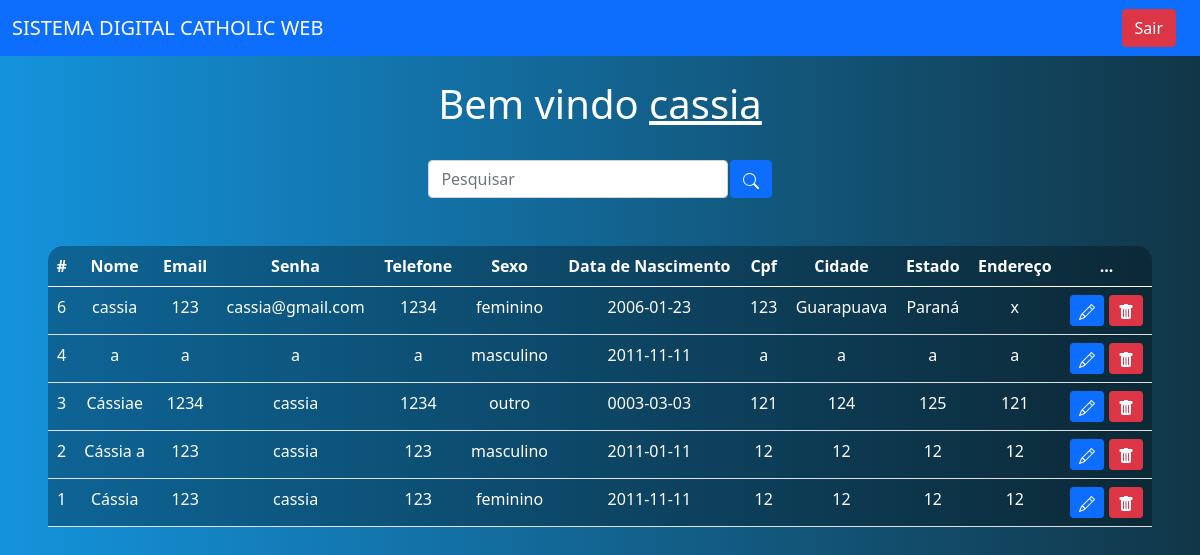
/sistema.php (signed in), run on the app's committed database.
### tables this page shows
CREATE TABLE `usuarios` (
  `id` int(11) NOT NULL,
  `nome` varchar(45) DEFAULT NULL,
  `email` varchar(110) DEFAULT NULL,
  `telefone` varchar(15) DEFAULT NULL,
  `sexo` varchar(15) DEFAULT NULL,
  `data_nasc` date DEFAULT NULL,
  `cpf` varchar(15) DEFAULT NULL,
  `cidade` varchar(45) DEFAULT NULL,
  `estado` varchar(45) DEFAULT NULL,
  `endereco` varchar(45) DEFAULT NULL,
  `senha` varchar(45) DEFAULT NULL
);

### sistema.php (the view, shortened to what this page needs)
<?php
    include_once('config.php');
    $logado = $_SESSION['email'];
    if(!empty($_GET['search']))
    {
        $data = $_GET['search'];
        $sql = "SELECT * FROM usuarios WHERE id LIKE '%$data%' or nome LIKE '%$data%' or email LIKE '%$data%' ORDER BY id DESC";
    }
    else
    {
        $sql = "SELECT * FROM usuarios ORDER BY id DESC";
    }
    $result = $conexao->query($sql);
?>
<!DOCTYPE html>
<html lang="pt-br">
<head>
    <link href="https://cdn.jsdelivr.net/npm/bootstrap@5.0.2/dist/css/bootstrap.min.css" rel="stylesheet">
    <link rel="stylesheet" href="acess/css/sistema.css">
</head>
<body>
    <nav class="navbar navbar-expand-lg navbar-dark bg-primary">
        <div class="container-fluid">
            <a class="navbar-brand" href="#">SISTEMA DIGITAL CATHOLIC WEB</a>
        </div>
        <div class="d-flex">
            <a href="sair.php" class="btn btn-danger me-4">Sair</a>
        </div>
    </nav>
    <br>
    <?php
        echo "<h1>Bem vindo <u>$logado</u></h1>";
    ?>
    <br>
    <div class="box-search">
        <input type="search" class="form-control w-25" placeholder="Pesquisar" idpesquisar>
        <button onclick="searchData()" class="btn btn-primary">
        <svg xmlns="http://www.w3.org/2000/svg" width="16" height="16" fill="currentColor" class="bi bi-search" viewBox="0 0 16 16">
        <path d="M11.742 10.344a6.5 6.5 0 1 0-1.397 1.398h-.001q.044.06.098.115l3.85 3.85a1 1 0 0 0 1.415-1.414l-3.85-3.85a1 1 0 0 0-.115-.1zM12 6.5a5.5 5.5 0 1 1-11 0 5.5 5.5 0 0 1 11 0"/>
        </svg>
        </button>
    </div>
    <div class="m-5">
        <table class="table text-white table-bg">
            <thead>
                <tr>
                    <th scope="col">#</th>
                    <th scope="col">Nome</th>
                    <th scope="col">Email</th>
                    <th scope="col">Senha</th>
                    <th scope="col">Telefone</th>
                    <th scope="col">Sexo</th>
                    <th scope="col">Data de Nascimento</th>
                    <th scope="col">Cpf</th>
                    <th scope="col">Cidade</th>
                    <th scope="col">Estado</th>
                    <th scope="col">Endereço</th>
                    <th scope="col">...</th>
                </tr>
            </thead>
            <tbody>
                <?php
                    while($user_data = mysqli_fetch_assoc($result)) {
                        echo "<tr>";
                        echo "<td>".$user_data['id']."</td>";
                        echo "<td>".$user_data['nome']."</td>";
                        echo "<td>".$user_data['senha']."</td>";
                        echo "<td>".$user_data['email']."</td>";
                        echo "<td>".$user_data['telefone']."</td>";
                        echo "<td>".$user_data['sexo']."</td>";
                        echo "<td>".$user_data['data_nasc']."</td>";
                        echo "<td>".$user_data['cpf']."</td>";
                        echo "<td>".$user_data['cidade']."</td>";
                        echo "<td>".$user_data['estado']."</td>";
                        echo "<td>".$user_data['endereco']."</td>";
                        echo "<td>
                        <a class='btn btn-sm btn-primary' href='edit.php?id=$user_data[id]' title='Editar'>
                            <svg xmlns='http://www.w3.org/2000/svg' width='16' height='16' fill='currentColor' class='bi bi-pencil' viewBox='0 0 16 16'>
                                <path d='M12.146.146a.5.5 0 0 1 .708 0l3 3a.5.5 0 0 1 0 .708l-10 10a.5.5 0 0 1-.168.11l-5 2a.5.5 0 0 1-.65-.65l2-5a.5.5 0 0 1 .11-.168l10-10zM11.207 2.5 13.5 4.793 14.793 3.5 12.5 1.207 11.207 2.5zm1.586 3L10.5 3.207 4 9.707V10h.5a.5.5 0 0 1 .5.5v.5h.5a.5.5 0 0 1 .5.5v.5h.293l6.5-6.5zm-9.761 5.175-.106.106-1.528 3.821 3.821-1.528.106-.106A.5.5 0 0 1 5 12.5V12h-.5a.5.5 0 0 1-.5-.5V11h-.5a.5.5 0 0 1-.468-.325z'/>
                            </svg>
                            </a>
                            <a class='btn btn-sm btn-danger' href='delete.php?id=$user_data[id]' title='Deletar'>
                                <svg xmlns='http://www.w3.org/2000/svg' width='16' height='16' fill='currentColor' class='bi bi-trash-fill' viewBox='0 0 16 16'>
                                    <path d='M2.5 1a1 1 0 0 0-1 1v1a1 1 0 0 0 1 1H3v9a2 2 0 0 0 2 2h6a2 2 0 0 0 2-2V4h.5a1 1 0 0 0 1-1V2a1 1 0 0 0-1-1H10a1 1 0 0 0-1-1H7a1 1 0 0 0-1 1H2.5zm3 4a.5.5 0 0 1 .5.5v7a.5.5 0 0 1-1 0v-7a.5.5 0 0 1 .5-.5zM8 5a.5.5 0 0 1 .5.5v7a.5.5 0 0 1-1 0v-7A.5.5 0 0 1 8 5zm3 .5v7a.5.5 0 0 1-1 0v-7a.5.5 0 0 1 1 0z'/>
                                </svg>
                            </a>
                            </td>";
                        echo "</tr>";
                    }
                    ?>
            </tbody>
        </table>
    </div>
</body>
</html>

### acess/css/sistema.css (style rules this page uses)
body { background: linear-gradient(to right, rgb(20, 147, 220), rgb(17, 54, 71)); color: white; text-align: center; }
.table-bg { background: rgba(0, 0, 0, 0.3); border-radius: 15px 15px 0 0; }
.box-search { display: flex; justify-content: center; gap: .1%; }

### data on the page
usuarios: id "6", nome "cassia", senha "123", email "cassia@gmail.com", telefone "1234", sexo "feminino", data_nasc "2006-01-23", cpf "123", cidade "Guarapuava", estado "Paraná", endereco "x"
usuarios: id "4", nome "a", senha "a", email "a", telefone "a", sexo "masculino", data_nasc "2011-11-11", cpf "a", cidade "a", estado "a", endereco "a"
usuarios: id "3", nome "Cássiae", senha "1234", email "cassia", telefone "1234", sexo "outro", data_nasc "0003-03-03", cpf "121", cidade "124", estado "125", endereco "121"
usuarios: id "2", nome "Cássia a", senha "123", email "cassia", telefone "123", sexo "masculino", data_nasc "2011-01-11", cpf "12", cidade "12", estado "12", endereco "12"
usuarios: id "1", nome "Cássia", senha "123", email "cassia", telefone "123", sexo "feminino", data_nasc "2011-11-11", cpf "12", cidade "12", estado "12", endereco "12"

### other printed values
$logado "cassia"
